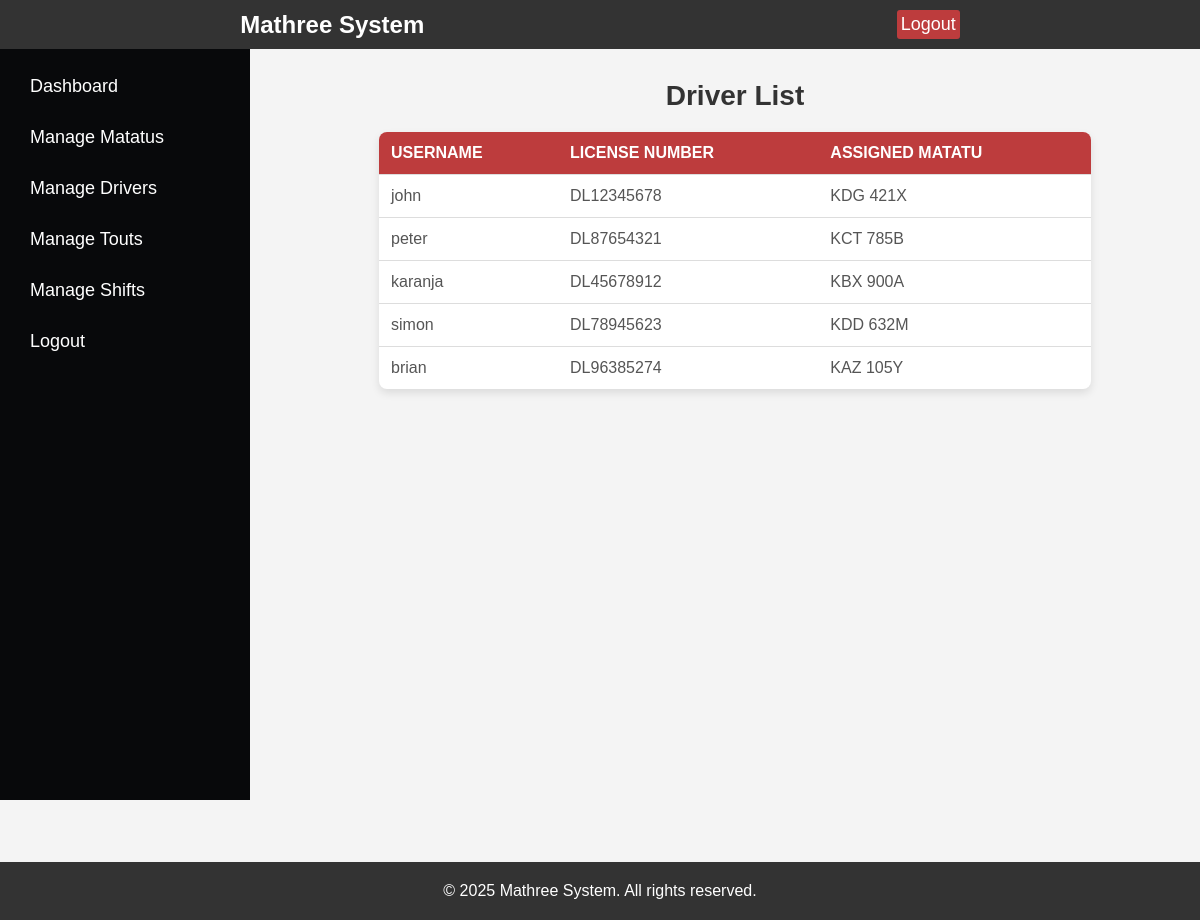
/fleet/driver/list/ (signed in), run on the app's committed database.
### fleet/models.py (models this page shows, shortened)
class Driver(models.Model):
    user = models.OneToOneField(User, on_delete=models.CASCADE)
    license_number = models.CharField(max_length=20, unique=True)
    assigned_matatu = models.OneToOneField(
        Matatu, on_delete=models.SET_NULL, null=True, blank=True
    )

class Matatu(models.Model):
    plate_number = models.CharField(max_length=10, unique=True)
    capacity = models.IntegerField()
    route = models.CharField(max_length=100)

### fleet/views.py (the view)
# urls.py: path("driver/list/", driver_list, name="driver_list"),
@login_required
def driver_list(request):
    drivers = Driver.objects.all()
    context = {"drivers": drivers}
    return render(request, "fleet/driver_list.html", context)

### fleet/templates/fleet/driver_list.html (shortened to what this page needs)
{% extends "base.html" %}
{% block content %}
<div class="dashboard">
  <aside class="sidebar">
    <h2>Admin Panel</h2>
    <ul>
      <li><a href="{% url 'admin_dashboard' %}">Dashboard</a></li>
      <li><a href="{% url 'matatu_list' %}" class="active">Manage Matatus</a></li>
      <li><a href="{% url 'driver_list' %}">Manage Drivers</a></li>
      <li><a href="{% url 'tout_list' %}">Manage Touts</a></li>
      <li><a href="{% url 'shift_list' %}">Manage Shifts</a></li>
      <li><a href="{% url 'logout' %}">Logout</a></li>
    </ul>
  </aside>
  <div class="dashboard-content">
    <h2>Driver List</h2>
    <table>
      <thead>
        <tr>
          <th>Username</th>
          <th>License Number</th>
          <th>Assigned Matatu</th>
        </tr>
      </thead>
      <tbody>
        {% if drivers %}
          {% for driver in drivers %}
          <tr>
            <td>{{ driver.user.username }}</td>
            <td>{{ driver.license_number }}</td>
            <td>
              {% if driver.assigned_matatu %}
                {{ driver.assigned_matatu.plate_number }}
              {% else %}
                No Matatu
              {% endif %}
            </td>
          </tr>
          {% endfor %}
        {% else %}
          <tr>
            <td colspan="3">No drivers found.</td>
          </tr>
        {% endif %}
      </tbody>
    </table>
  </div>
</div>
{% endblock %}

### fleet/templates/base.html (shortened to what this page needs)
{% load static %}
<!DOCTYPE html>
<html lang="en">
  <head>
    <link rel="stylesheet" href="{% static 'fleet/style.css' %}" />
    <link rel="stylesheet" href="{% static 'fleet/admin.css' %}" />
  </head>
  <body>
    <nav class="navbar">
      <div class="logo"><a href="{% url 'login' %}">Mathree System</a></div>
      <ul>
        <form action="{% url 'logout' %}" method="POST" class="logout-form">
          <button type="submit" class="logout-button">Logout</button>
        </form>
      </ul>
    </nav>
    <main>{% block content %}{% endblock %}</main>
    <footer>
      <p>© 2025 Mathree System. All rights reserved.</p>
    </footer>
  </body>
</html>

### fleet/static/fleet/style.css (style rules this page uses)
* { margin: 0; padding: 0; box-sizing: border-box; }
html, body { height: 100%; font-family: Arial, sans-serif; }
body { display: flex; flex-direction: column; }
.navbar { display: flex; justify-content: space-around; align-items: center; background-color: #333; padding: 10px; position: fixed; width: 100%; top: 0; left: 0; z-index: 1000; }
.navbar .logo { color: white; font-size: 24px; font-weight: bold; }
.navbar .logo a { color: white; text-decoration: none; }
.navbar ul { list-style-type: none; padding: 0; margin: 0; display: flex; align-items: center; }
.navbar .logout-form button.logout-button { margin-left: 12px; padding: 4px; border-radius: 3px; background: #bd3c3d; border: none; color: white; font-size: 18px; cursor: pointer; }
main { flex: 1; padding-top: 60px; padding-bottom: 60px; }
.dashboard { display: flex; height: 100vh; }
.sidebar { width: 250px; background-color: #333; color: white; padding: 20px; position: fixed; height: 100%; top: 0; left: 0; overflow-y: auto; }
.sidebar h2 { font-size: 24px; margin-bottom: 20px; }
.sidebar ul { list-style-type: none; padding: 0; }
.sidebar ul li { margin-bottom: 10px; }
.sidebar ul li a { text-decoration: none; color: white; font-size: 18px; display: block; padding: 10px; border-radius: 5px; }
.dashboard-content { margin-left: 260px; padding: 20px; flex-grow: 1; }
.dashboard-content h2 { font-size: 28px; margin-bottom: 20px; }
footer { background-color: #333; color: white; text-align: center; padding: 20px; position: fixed; width: 100%; bottom: 0; }
footer p { margin: 0; }

### fleet/static/fleet/admin.css (style rules this page uses)
body { font-family: 'Poppins', sans-serif; margin: 0; padding: 0; background: #f4f4f4; color: #333; }
.dashboard { display: flex; min-height: 100vh; }
.sidebar { width: 250px; background: #08090B; color: white; padding: 20px; height: 100vh; position: fixed; left: 0; top: 0; }
.sidebar h2 { font-size: 22px; margin-bottom: 20px; text-align: center; }
.sidebar ul { list-style: none; padding: 0; }
.sidebar ul li { margin: 10px 0; }
.sidebar ul li a { text-decoration: none; color: white; display: block; padding: 10px; border-radius: 5px; transition: 0.3s; }
.dashboard-content { margin-left: 270px; padding: 20px; width: calc(100% - 270px); }
h2 { text-align: center; margin-bottom: 20px; color: #333; }
table { width: 80%; margin: 0 auto; border-collapse: collapse; background-color: #fff; border-radius: 8px; overflow: hidden; box-shadow: 0px 4px 8px rgba(0, 0, 0, 0.1); }
th, td { padding: 12px; text-align: left; border-bottom: 1px solid #ddd; }
th { background-color: #BD3C3D; color: white; text-transform: uppercase; }
td { color: #555; }
tr:last-child td { border-bottom: none; }

### data on the page
Driver: user.username "john", license_number "DL12345678", assigned_matatu.plate_number "KDG 421X"
Driver: user.username "peter", license_number "DL87654321", assigned_matatu.plate_number "KCT 785B"
Driver: user.username "karanja", license_number "DL45678912", assigned_matatu.plate_number "KBX 900A"
Driver: user.username "simon", license_number "DL78945623", assigned_matatu.plate_number "KDD 632M"
Driver: user.username "brian", license_number "DL96385274", assigned_matatu.plate_number "KAZ 105Y"
